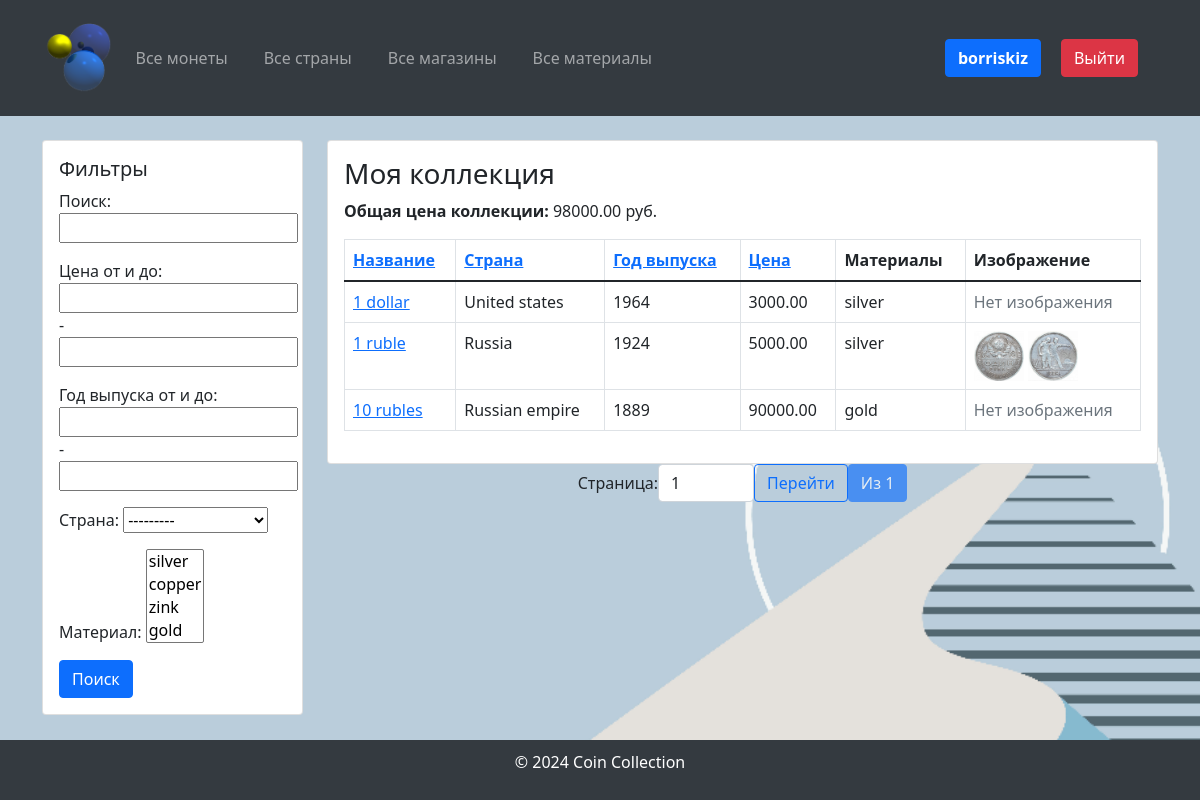
/profile/ (signed in), run on an earlier commit of the app's database.
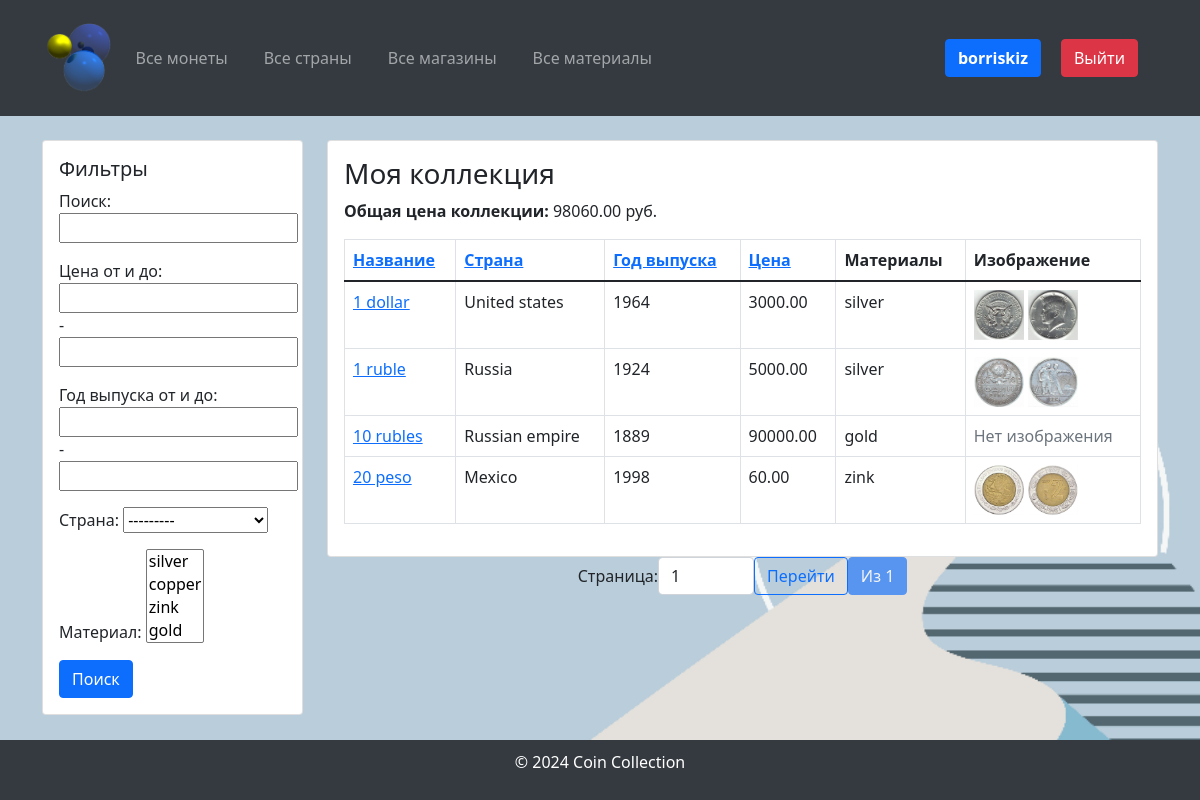
And on a later commit of the database.
### coindb/models.py (models this page shows, shortened)
class Coin(models.Model):
    name = models.CharField(max_length=255, verbose_name="Coin Name")
    country = models.ForeignKey(Country, on_delete=models.SET_NULL, blank=True, null=True,
                                verbose_name="Country of Origin")
    year = models.IntegerField(verbose_name="Year of Issue", null=True, blank=True)
    material = models.ManyToManyField(Material, verbose_name="Coin Material", null=True, blank=True)
    price = models.DecimalField(max_digits=10, decimal_places=2, verbose_name="Coin Price")
    imageObverse = models.ImageField(upload_to="coins/", verbose_name="Coin Obverse Image", blank=True, null=True)
    imageReverse = models.ImageField(upload_to="coins/", verbose_name="Coin Reverse Image", blank=True, null=True)
    shop = models.ForeignKey('Shop', on_delete=models.SET_NULL, null=True, blank=True, verbose_name="Shop",
                             related_name="coins")
    class Meta:
        verbose_name = "Coin"
        verbose_name_plural = "Coins"

class Country(models.Model):
    CONTINENT_CHOICES = [
        ("Africa", "Africa"),
        ("Asia", "Asia"),
        ("Europe", "Europe"),
        ("North America", "North America"),
        ("South America", "South America"),
        ("Antarctica", "Antarctica"),
        ("Australia", "Australia"),
    ]
    name = models.CharField(max_length=255, verbose_name="Country Name")
    continent = models.CharField(max_length=20, choices=CONTINENT_CHOICES, verbose_name="Continent")
    code = models.CharField(max_length=10, verbose_name="Country Code", unique=True)
    class Meta:
        verbose_name = "Country"
        verbose_name_plural = "Countries"
    def __str__(self):
        return self.name

class Material(models.Model):
    name = models.CharField(max_length=255, verbose_name="Material Name")
    price = models.DecimalField(max_digits=10, decimal_places=2, verbose_name="Material Price")
    class Meta:
        verbose_name = "Material"
        verbose_name_plural = "Materials"
    def __str__(self):
        return self.name

### coindb/views.py (the view)
# urls.py: path('profile/', views.ProfileView.as_view(), name='profile'),
class ProfileView(LoginRequiredMixin, View):
    def get(self, request):
        coins = Coin.objects.filter(coincollection__user=request.user)
        coin_filter = CoinFilterSet(request.GET, queryset=coins)
        coins = coin_filter.qs
        sort_field = request.GET.get('sort', 'name')
        order = request.GET.get('order', 'asc')
        if order == 'desc':
            sort_field = f'-{sort_field}'
        coins = coins.order_by(sort_field)
        paginator = Paginator(coins, 10)
        page_number = request.GET.get('page')
        page_obj = paginator.get_page(page_number)
        total_price = sum(coin.price for coin in coins if coin.price is not None)
        return render(request, 'profile.html', {
            'page_obj': page_obj,
            'filter': coin_filter,
            'total_price': total_price,
        })

### templates/profile.html (shortened to what this page needs)
{% extends 'base.html' %}
{% load bootstrap5 %}
{% block sidebar %}
    <div class="col-md-12 mb-4">
        <div class="card">
            <div class="card-body">
                <form method="get">
                    <h5 class="card-title">Фильтры</h5>
                    {{ filter.form.as_p }}
                    <button type="submit" class="btn btn-primary">Поиск</button>
                </form>
            </div>
        </div>
    </div>
{% endblock %}
{% block content %}
    <div class="card">
        <div class="card-body">
            <h3>Моя коллекция</h3>
            <p><strong>Общая цена коллекции:</strong> {{ total_price }} руб.</p>
            <table class="table table-bordered">
                <thead>
                <tr>
                    <th>
                        <a href="?sort=name{% if request.GET.sort == 'name' and request.GET.order != 'desc' %}&order=desc{% endif %}">
                            Название
                        </a>
                    </th>
                    <th>
                        <a href="?sort=country{% if request.GET.sort == 'country' and request.GET.order != 'desc' %}&order=desc{% endif %}">
                            Страна
                        </a>
                    </th>
                    <th>
                        <a href="?sort=year{% if request.GET.sort == 'year' and request.GET.order != 'desc' %}&order=desc{% endif %}">
                            Год выпуска
                        </a>
                    </th>
                    <th>
                        <a href="?sort=price{% if request.GET.sort == 'price' and request.GET.order != 'desc' %}&order=desc{% endif %}">
                            Цена
                        </a>
                    </th>
                    <th>Материалы</th>
                    <th>Изображение</th>
                </tr>
                </thead>
                <tbody>
                {% for coin in page_obj %}
                    <tr>
                        <td><a href="{% url 'coin_detail' coin.id %}">{{ coin.name }}</a></td>
                        <td>{{ coin.country.name }}</td>
                        <td>{{ coin.year }}</td>
                        <td>{{ coin.price }}</td>
                        <td>
                            {% for material in coin.material.all %}
                                {{ material.name }}{% if not forloop.last %}, {% endif %}
                            {% endfor %}
                        </td>
                        <td>
                            {% if coin.imageObverse %}
                                <img src="{{ coin.imageObverse.url }}" alt="{{ coin.name }}" width="50">
                            {% endif %}
                            {% if coin.imageReverse %}
                                <img src="{{ coin.imageReverse.url }}" alt="{{ coin.name }}" width="50">
                            {% endif %}
                            {% if  not coin.imageObverse and not coin.imageReverse %}
                                <span class="text-muted">Нет изображения</span>
                            {% endif %}
                        </td>
                    </tr>
                {% empty %}
                    <tr>
                        <td colspan="6" class="text-center">Нет монет в коллекции</td>
                    </tr>
                {% endfor %}
                </tbody>
            </table>
        </div>
    </div>
    <div class="pagination justify-content-center">
        <form method="get" class="d-inline-flex align-items-center">
            <label for="page-input" class="mr-2">Страница:</label>
            <input type="number" id="page-input" name="page" value="{{ page_obj.number }}" min="1"
                   max="{{ page_obj.paginator.num_pages }}" class="form-control w-auto" style="width: 80px;">
            <button type="submit" class="btn btn-outline-primary ml-2">Перейти</button>
        </form>
        <span class="btn btn-primary disabled ml-2">Из {{ page_obj.paginator.num_pages }}</span>
    </div>
{% endblock %}

What changed in the data, as far as the page shows it:
changed Coin "1 dollar": imageObverse: picture added; imageReverse: picture added; no longer shows "Нет изображения"
now on this page (row edited): Coin: name "20 peso", country.name "Mexico", year "1998", price "60.00", imageObverse (picture), imageReverse (picture)
now on this page (row unchanged): Material: name "zink", shown under "20 peso"
Also different on the page:
{{ total_price }}: "98000.00" → "98060.00"
